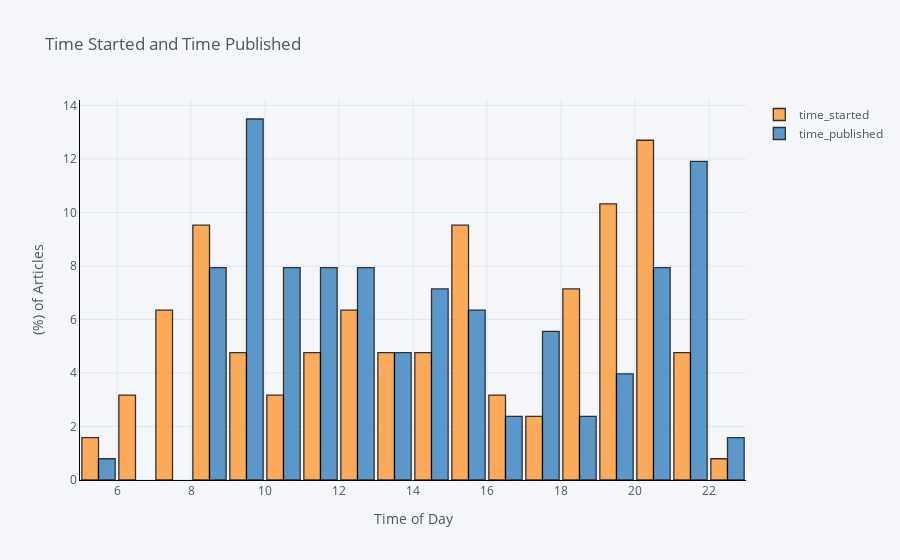

The notebook cell this image was saved under:
### Code cell
df["time_started"] = df["started_date"].apply(to_time)
df["time_published"] = df["published_date"].apply(to_time)

df[["time_started", "time_published"]].iplot(
    kind="hist",
    linecolor="black",
    bins=24,
    histnorm="percent",
    bargap=0.1,
    opacity=0.8,
    barmode="group",
    xTitle="Time of Day",
    yTitle="(%) of Articles",
    title="Time Started and Time Published",
)

### Figure 1 — Plotly figure (JSON) as saved in the notebook; plotly's stock layout.template omitted (floating-point values rounded to 4 significant figures)
{"data": [{"histfunc": "count", "histnorm": "percent", "marker": {"color": "rgba(255, 153, 51, 1.0)", "line": {"color": "#000000", "width": 1.3}}, "name": "time_started", "nbinsx": 24, "opacity": 0.8, "orientation": "v", "type": "histogram", "x": [14.4, 22.03, 12, 18.35, 20.3, 19.12, 11.52, 20.82, 9.1, 20.07, 15.23, 11.33, 13.03, 6.967, 12.62, 15.78, 20.72, 15.3, 14.02, 13.55, 6.1, 15.18, 19.47, 18.78, 18.8, 21.63, 13.3, 20.73, 17.38, 12.43, 8.75, 8.067, 10.7, 18.27, 7.267, 18.45, 15.78, 21.08, 19.8, 18.37, 20.53, 7.6, 20.63, 7.817, 20.63, 7.3, 8.25, 19.1, 7.783, 20.63, 14.53, 12.37, 12.67, 12.37, 21.35, 9.55, 20.1, 9.967, 19.95, 11.03, 13.03, 19.45, 13.63, 13.98, 9.6, 12.13, 18.18, 6.85, 18.2, 16.28, 10.92, 16, 19.12, 19.93, 7.033, 11.18, 20.47, 15.3, 19.02, 12.02, 9.217, 8.667, 20.02, 15.45, 14.9, 5.467, 10.85, 20.07, 14.35, 19.87, 5.05, 16.35, 6.983, 20.22, 21.15, 8.4, 15.68, 15.28, 10.38, 11.3, 20.2, 17.12, 17.78, 15.72, 21.28, 19.85, 19.85, 19.17, 7.867, 18.8, 8.717, 15.43, 14.75, 8.25, 8.367, 8.283, 8.333, 8.317, 8.35, 7.333, 15.48, 11.68, 16.93, 20.15, 9.95, 21.6]}, {"histfunc": "count", "histnorm": "percent", "marker": {"color": "rgba(55, 128, 191, 1.0)", "line": {"color": "#000000", "width": 1.3}}, "name": "time_published", "nbinsx": 24, "opacity": 0.8, "orientation": "v", "type": "histogram", "x": [14.42, 22.03, 12.92, 9.133, 8.85, 21.15, 17.9, 21.28, 17.83, 14.35, 14.4, 12.97, 12.97, 19.97, 15.28, 17.05, 14.03, 17.1, 15.15, 15.07, 10.33, 11.33, 11.37, 18.85, 13.75, 20.25, 20.62, 9.75, 16.97, 21.82, 20.8, 9.85, 15.4, 19.7, 8.917, 15.5, 20.27, 14.37, 18.45, 20.28, 8.667, 11.68, 9.433, 9.2, 9.15, 22.48, 18.95, 11.45, 12.82, 9.55, 11.17, 16.27, 10.48, 9.783, 12.73, 8.6, 14.2, 20.63, 13.52, 13.57, 15.45, 11.07, 12.55, 9.567, 9.8, 14.27, 11.65, 10.02, 20.58, 10.2, 8.433, 8.55, 11.07, 8.95, 9.583, 9.067, 5.883, 14.72, 19.82, 9.8, 9.85, 19.13, 12.73, 17.45, 9.433, 10.52, 17.92, 10.43, 13.68, 21.07, 13.17, 12.52, 10.43, 15.53, 20.73, 21.5, 10.23, 10.28, 9, 8.583, 21.9, 19.95, 13.42, 10.38, 11.83, 16.27, 14.68, 21.27, 12.65, 21.05, 20.07, 20.38, 15.47, 21.37, 21.4, 21.42, 21.43, 21.43, 21.45, 8, 12.52, 11.6, 17.88, 8.25, 9.483, 21.07]}], "layout": {"bargap": 0.1, "barmode": "group", "legend": {"bgcolor": "#F5F6F9", "font": {"color": "#4D5663"}}, "paper_bgcolor": "#F5F6F9", "plot_bgcolor": "#F5F6F9", "title": {"font": {"color": "#4D5663"}, "text": "Time Started and Time Published"}, "xaxis": {"gridcolor": "#E1E5ED", "linecolor": "black", "showgrid": true, "tickfont": {"color": "#4D5663"}, "title": {"font": {"color": "#4D5663"}, "text": "Time of Day"}, "zerolinecolor": "#E1E5ED"}, "yaxis": {"gridcolor": "#E1E5ED", "linecolor": "black", "showgrid": true, "tickfont": {"color": "#4D5663"}, "title": {"font": {"color": "#4D5663"}, "text": "(%) of Articles"}, "zerolinecolor": "#E1E5ED"}}}
